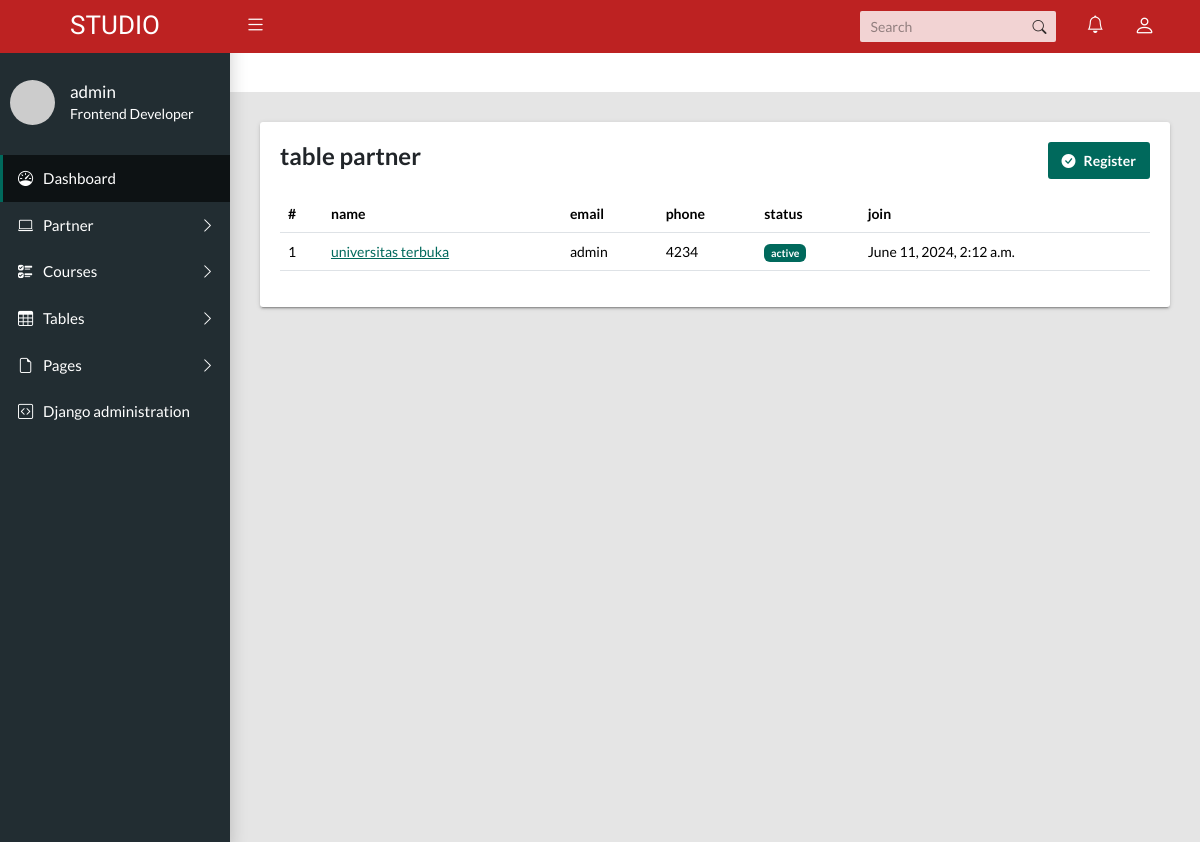
Page /partner/list/ (signed in) on the committed database.
### partner/models.py (models this page shows, shortened)
class Partner(models.Model):
    partner_name = models.TextField(max_length=191)
    abbreviation = models.CharField(max_length=50)
    e_mail = models.OneToOneField(User,on_delete=models.CASCADE)
    phone = models.CharField(max_length=50)
    address = models.TextField(max_length=50)
    tax = models.CharField(max_length=50)
    status = models.CharField(max_length=50)
    checks = models.CharField(max_length=50)
    logo = models.ImageField(upload_to=filepath,null=True, blank=True)
    join = models.DateTimeField(auto_now_add=True)

### partner/views.py (the view)
# urls.py: path("list/", views.partnerView, name= "partner_view"),
def partnerView(request):
     if request.user.is_staff == True:
           partner_list = Partner.objects.all()
           context = {'partnerlist':partner_list}
           return render (request,'partner_view.html', context)
     else:
        return redirect ('/')

### partner/templates/partner_view.html
{% extends 'layouts/default/page.html' %}
{% load i18n %}
{% block content %}
<div class="col-md-12">
  <div class="tile">
    <div class="row">
      <div class="col-md-4">
    <h5 class="tile-title">{% trans 'table partner' %}</h5>
  </div>
    <div class="col-md-8">
    <p style="text-align: right;"><a href="{% url 'partner:partner_add' %}" class="btn btn-primary" type="button"><i class="bi bi-check-circle-fill me-2"></i>{% trans 'Register' %}</a></p>
  </div>
  </div>
    <table class="table">
      <thead>
        <tr>
          <th>#</th>
          <th>{% trans 'name' %}</th>
          <th>{% trans 'email' %} </th>
          <th>{% trans 'phone' %}</th>
          <th>{% trans 'status' %}</th>
          <th>{% trans 'join' %}</th>
        </tr>
      </thead>
      <tbody>
        {% for part in partnerlist %}
        <tr>
          <td>1</td>
          <td><a href="{% url 'partner:partner_edit' part.id %}">{{part.partner_name}}</a></td>
          <td>{{part.e_mail}}</td>
          <td>{{part.phone}}</td>
          <td>
            {% if part.status == '1' %}
            <span class="badge text-bg-primary">{% trans 'active' %}</span>
            {% else %}
            <span class="badge text-bg-warning">{% trans 'inactive' %}</span>
            {% endif %}
          </td>
          <td>{{part.join}}</td>
        </tr>
       {% endfor %}
      </tbody>
    </table>
  </div>
</div>
{% endblock %}

### content/templates/layouts/default/page.html (shortened to what this page needs)
{% load static %}
{% load bootstrap4 %}
{% load i18n %}
{% get_current_language as language_code %}
<!DOCTYPE html>
<html lang="{{ language_code }}">
<head>
    <link href="{% static 'css/main.css' %}" rel="stylesheet">
    <link rel="stylesheet" type="text/css" href="https://cdn.jsdelivr.net/npm/bootstrap-icons@1.10.5/font/bootstrap-icons.css">
    <link href="https://cdn.jsdelivr.net/npm/select2@4.1.0-rc.0/dist/css/select2.min.css" rel="stylesheet" />
  </head>
<body class="app sidebar-mini">
 <header class="app-header"><a class="app-header__logo" href="{% url 'index' %}">STUDIO</a>
    <a class="app-sidebar__toggle" href="#" data-toggle="sidebar" aria-label="Hide Sidebar"></a>
    <ul class="app-nav">
      <li class="app-search">
        <input class="app-search__input" type="search" placeholder="Search">
        <button class="app-search__button"><i class="bi bi-search"></i></button>
      </li>
      <li class="dropdown"><a class="app-nav__item" href="#" data-bs-toggle="dropdown" aria-label="Show notifications"><i class="bi bi-bell fs-5"></i></a>
      </li>
      <li class="dropdown"><a class="app-nav__item" href="#" data-bs-toggle="dropdown" aria-label="Open Profile Menu"><i class="bi bi-person fs-4"></i></a>
      </li>
    </ul>
  </header>
    {% if request.user.is_authenticated %}
      {% if request.user.is_superuser %}
    <aside class="app-sidebar">
      <div class="app-sidebar__user"><img class="app-sidebar__user-avatar" src="https://randomuser.me/api/portraits/men/1.jpg" alt="User Image">
        <div>
          <p class="app-sidebar__user-name">{{ request.user.username }}</p>
          <p class="app-sidebar__user-designation">Frontend Developer</p>
        </div>
      </div>
      {% endif %}
      <ul class="app-menu">
        <li><a class="app-menu__item active" href="{% url 'index' %}"><i class="app-menu__icon bi bi-speedometer"></i><span class="app-menu__label">Dashboard</span></a></li>
        <li class="treeview"><a class="app-menu__item" href="#" data-toggle="treeview"><i class="app-menu__icon bi bi-laptop"></i><span class="app-menu__label">Partner</span><i class="treeview-indicator bi bi-chevron-right"></i></a>
        </li>
        <li class="treeview"><a class="app-menu__item" href="#" data-toggle="treeview"><i class="app-menu__icon bi bi-ui-checks"></i><span class="app-menu__label">Courses</span><i class="treeview-indicator bi bi-chevron-right"></i></a>
        </li>
        <li class="treeview"><a class="app-menu__item" href="#" data-toggle="treeview"><i class="app-menu__icon bi bi-table"></i><span class="app-menu__label">Tables</span><i class="treeview-indicator bi bi-chevron-right"></i></a>
        </li>
        <li class="treeview"><a class="app-menu__item" href="#" data-toggle="treeview"><i class="app-menu__icon bi bi-file-earmark"></i><span class="app-menu__label">Pages</span><i class="treeview-indicator bi bi-chevron-right"></i></a>
        </li>
        <li><a class="app-menu__item" href="{% url 'admin:login' %}"><i class="app-menu__icon bi bi-code-square"></i><span class="app-menu__label">{% trans 'Django administration' %}</span></a></li>
      </ul>
      {% endif %}
    </aside>
<br>
<br>
<main class="app-content">
    {% block content %}{% endblock %}
  </main>
</body>
</html>

### rows in the picture
Partner: partner_name "universitas terbuka", e_mail "admin", phone "4234", join "June 11, 2024, 2:12 a.m."

### other values in the picture
{{ request.user.username }} "admin"
